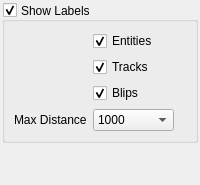
       <widget class="QWidget" name="mVisibilityTab" >
        <property name="accessibleName" >
         <string>Visibility Tab</string>
        </property>
        <attribute name="title" >
         <string>Visibility</string>
        </attribute>
        <layout class="QVBoxLayout" >
         <property name="spacing" >
          <number>2</number>
         </property>
         <property name="margin" >
          <number>2</number>
         </property>
         <item>
          <widget class="QGroupBox" name="mVisLabelGroup" >
           <property name="title" >
            <string>Show Labels</string>
           </property>
           <property name="alignment" >
            <set>Qt::AlignJustify|Qt::AlignVCenter</set>
           </property>
           <property name="checkable" >
            <bool>true</bool>
           </property>
           <layout class="QFormLayout" name="formLayout_8" >
            <property name="fieldGrowthPolicy" >
             <enum>QFormLayout::FieldsStayAtSizeHint</enum>
            </property>
            <item row="2" column="1" >
             <widget class="QCheckBox" name="mVisTrackChk" >
              <property name="text" >
               <string>Tracks</string>
              </property>
              <property name="checked" >
               <bool>true</bool>
              </property>
             </widget>
            </item>
            <item row="3" column="1" >
             <widget class="QCheckBox" name="mVisBlipChk" >
              <property name="text" >
               <string>Blips</string>
              </property>
              <property name="checked" >
               <bool>true</bool>
              </property>
             </widget>
            </item>
            <item row="4" column="0" >
             <widget class="QLabel" name="mVisDistLabel" >
              <property name="text" >
               <string>Max Distance</string>
              </property>
             </widget>
            </item>
            <item row="4" column="1" >
             <widget class="QComboBox" name="mVisMaxDistCombo" >
              <property name="currentIndex" >
               <number>3</number>
              </property>
              <item>
               <property name="text" >
                <string>50</string>
               </property>
              </item>
              <item>
               <property name="text" >
                <string>100</string>
               </property>
              </item>
              <item>
               <property name="text" >
                <string>500</string>
               </property>
              </item>
              <item>
               <property name="text" >
                <string>1000</string>
               </property>
              </item>
              <item>
               <property name="text" >
                <string>2500</string>
               </property>
              </item>
              <item>
               <property name="text" >
                <string>5000</string>
               </property>
              </item>
              <item>
               <property name="text" >
                <string>10000</string>
               </property>
              </item>
              <item>
               <property name="text" >
                <string>Unlimited</string>
               </property>
              </item>
             </widget>
            </item>
            <item row="1" column="1" >
             <widget class="QCheckBox" name="mVisEntityChk" >
              <property name="text" >
               <string>Entities</string>
              </property>
              <property name="checked" >
               <bool>true</bool>
              </property>
             </widget>
            </item>
           </layout>
          </widget>
         </item>
         <item>
          <spacer>
           <property name="orientation" >
            <enum>Qt::Vertical</enum>
           </property>
           <property name="sizeHint" stdset="0" >
            <size>
             <width>20</width>
             <height>40</height>
            </size>
           </property>
          </spacer>
         </item>
        </layout>
       </widget>
